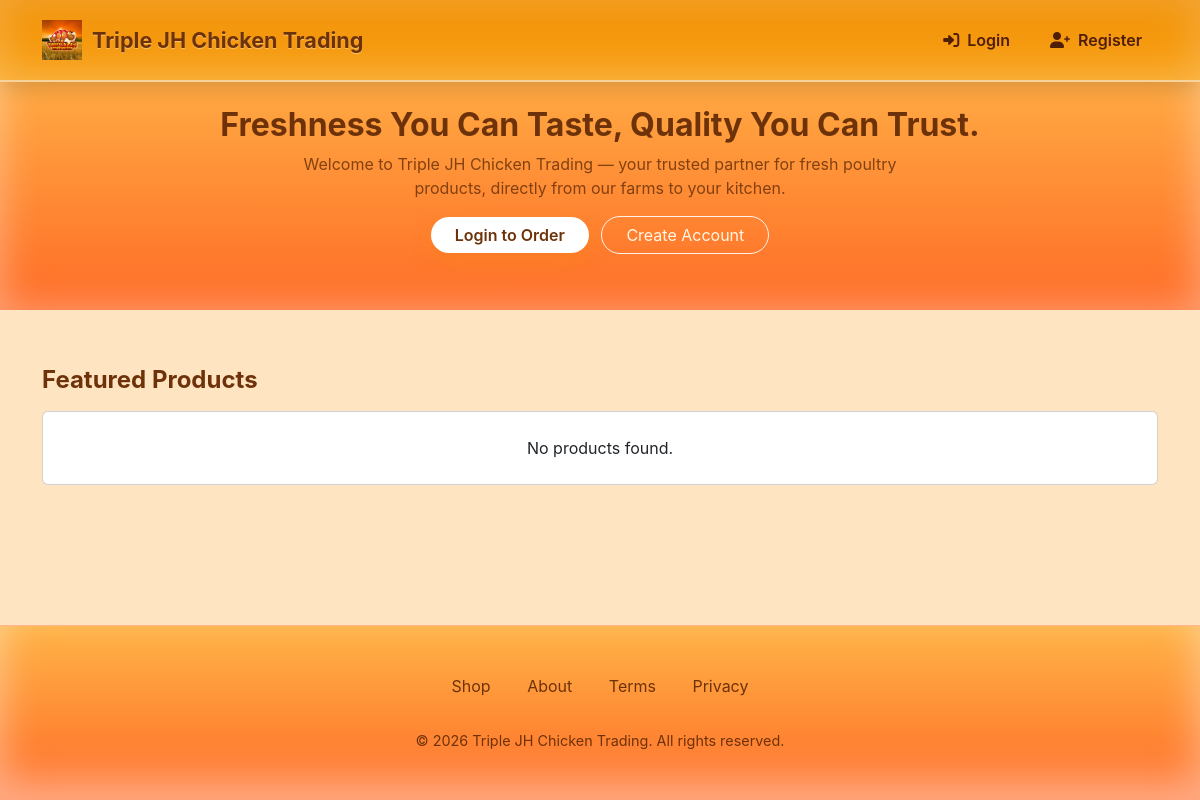
Before: / with the older database file.
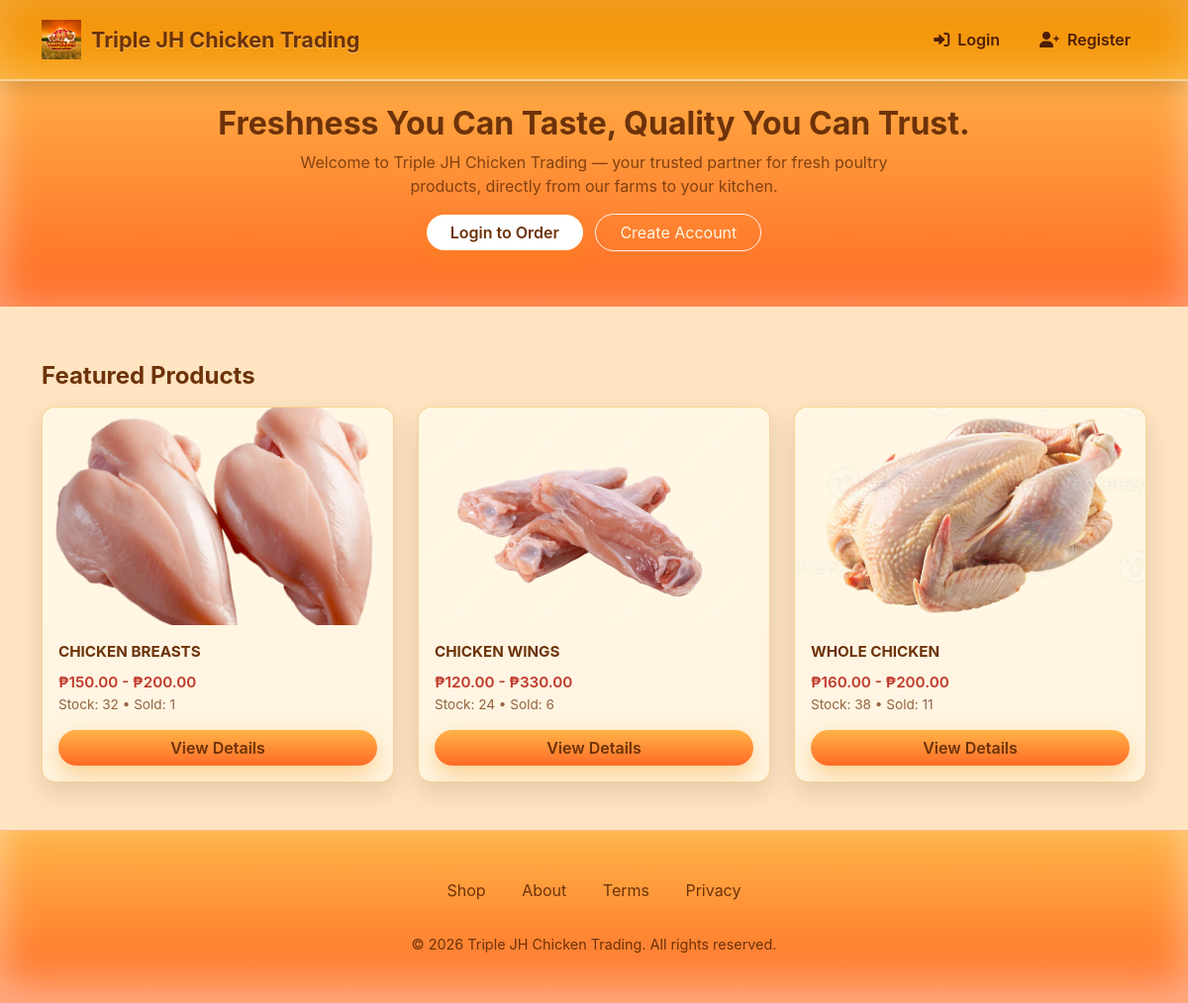
After: the same page with the newer database file.
### tables this page shows
CREATE TABLE `parent_products` (
  `id` int(11) NOT NULL,
  `name` varchar(200) NOT NULL,
  `description` text DEFAULT NULL,
  `image` varchar(500) DEFAULT NULL,
  `created_at` timestamp NOT NULL DEFAULT current_timestamp(),
  `updated_at` timestamp NOT NULL DEFAULT current_timestamp() ON UPDATE current_timestamp()
);

### index.php (the view, shortened to what this page needs)
<?php
require_once('config.php');
$items_per_page = 12;
$current_page = max(1, (int) ($_GET['page'] ?? 1));
$offset = ($current_page - 1) * $items_per_page;
try {
  $stmt = $db->query("\n    SELECT \n      pp.id,\n      pp.name,\n      pp.description,\n      pp.image,\n      MIN(p.price) as min_price,\n      MAX(p.price) as max_price,\n      SUM(p.stock) as total_stock,\n      (\n        SELECT COALESCE(SUM(pdi.quantity), 0)\n        FROM products child\n        JOIN pending_delivery_items pdi ON pdi.product_id = child.id\n        JOIN pending_delivery pd ON pdi.pending_delivery_id = pd.id\n        WHERE child.parent_id = pp.id\n        AND child.is_active = 1\n        AND pd.status IN ('to be delivered', 'out for delivery', 'assigned', 'picked_up')\n      ) + (\n        SELECT COALESCE(SUM(hdi.quantity), 0)\n        FROM products child\n        JOIN history_of_delivery_items hdi ON hdi.product_id = child.id\n        JOIN history_of_delivery hod ON hdi.history_id = hod.id\n        WHERE child.parent_id = pp.id\n        AND child.is_active = 1\n        AND hod.id IN (\n          SELECT MIN(id) FROM history_of_delivery\n          GROUP BY to_be_delivered_id\n        )\n      ) as total_sold\n    FROM parent_products pp\n    INNER JOIN products p ON pp.id = p.parent_id AND p.is_active = 1\n    GROUP BY pp.id, pp.name, pp.description, pp.image\n    HAVING COUNT(p.id) > 0\n    ORDER BY pp.id DESC\n    LIMIT $items_per_page OFFSET $offset\n  ");
  $products = $stmt->fetchAll(PDO::FETCH_ASSOC);
} catch (PDOException $e) {
  $products = [];
  $total_products = 0;
  $total_pages = 0;
  $dbError = $e->getMessage();
}
?>
<!DOCTYPE html>
<html lang="en">
<head>
  <link href="https://cdn.jsdelivr.net/npm/bootstrap@5.3.2/dist/css/bootstrap.min.css" rel="stylesheet">
  <link rel="stylesheet" href="https://cdnjs.cloudflare.com/ajax/libs/font-awesome/6.0.0/css/all.min.css">
  <link rel="stylesheet" href="css/footer_header.css">
</head>
<body>
  <nav class="navbar navbar-expand-lg navbar-dark fixed-top">
    <div class="container">
      <a class="navbar-brand d-flex align-items-center" href="dashboard.php">
        <img src="img/logo.jpg" alt="Triple JH Chicken Trading" style="height: 40px; width: auto; margin-right: 10px;">
        <span class="d-none d-md-inline">Triple JH Chicken Trading</span>
      </a>
      <div class="collapse navbar-collapse" id="navbarNav">
        <ul class="navbar-nav ms-auto align-items-center">
          <li class="nav-item">
            <a class="nav-link" href="useraccounts/login.php">
              <i class="fa-solid fa-right-to-bracket"></i> Login
            </a>
          </li>
          <li class="nav-item">
            <a class="nav-link" href="useraccounts/registration.php">
              <i class="fa-solid fa-user-plus"></i> Register
            </a>
          </li>
        </ul>
      </div>
    </div>
  </nav>
  <section class="hero-section">
    <div class="container">
      <h1>Freshness You Can Taste, Quality You Can Trust.</h1>
      <p>Welcome to Triple JH Chicken Trading — your trusted partner for fresh poultry products, directly from our farms
        to your kitchen.</p>
      <a href="useraccounts/login.php" class="btn btn-white mt-3 me-2 px-4">Login to Order</a>
      <a href="useraccounts/registration.php" class="btn btn-outline-light mt-3 px-4">Create Account</a>
    </div>
  </section>
  <main class="container">
    <div class="d-flex justify-content-between align-items-center flex-wrap mt-4 mb-3">
      <h4 class="fw-bold mb-0">Featured Products</h4>
    </div>
    <div id="productGrid">
      <?php if (count($products) === 0): ?>
        <div class="text-center col-12">
          <div class="card p-4">No products found.</div>
        </div>
      <?php endif; ?>
      <?php foreach ($products as $prod):
        $imgUrl = !empty($prod['image']) ? $prod['image'] : 'img/no-image.png';
        $totalStock = (int) ($prod['total_stock'] ?? 0);
        $totalSold = (int) ($prod['total_sold'] ?? 0);
        $minPrice = (float) ($prod['min_price'] ?? 0);
        $maxPrice = (float) ($prod['max_price'] ?? 0);
        $hasVariants = $minPrice !== $maxPrice;
        ?>
        <div class="product-card">
          <img src="<?= htmlspecialchars($imgUrl) ?>" alt="<?= htmlspecialchars($prod['name']) ?>" class="product-image">
          <div class="card-body">
            <div>
              <div class="product-title"><?= htmlspecialchars($prod['name']) ?></div>
              <div class="product-price">
                <?php if ($hasVariants): ?>
                  ₱<?= number_format($minPrice, 2) ?> - ₱<?= number_format($maxPrice, 2) ?>
                <?php else: ?>
                  ₱<?= number_format($minPrice, 2) ?>
                <?php endif; ?>
              </div>
              <div class="product-stock">
                <?php if ($totalStock > 0): ?>
                  Stock: <?= $totalStock ?> &bull; Sold: <?= $totalSold ?>
                <?php else: ?>
                  <span class="text-danger">Out of Stock</span>
                <?php endif; ?>
              </div>
            </div>
            <a href="useraccounts/login.php" class="btn btn-dark mt-3 w-100">View Details</a>
          </div>
        </div>
      <?php endforeach; ?>
    </div>
  </main>
  <footer>
    <div class="container text-center">
      <div class="footer-links">
        <a href="dashboard.php">Shop</a>
        <a href="about.php">About</a>
        <a href="about.php">Terms</a>
        <a href="about.php">Privacy</a>
      </div>
      <p class="copyright">&copy; <?= date('Y') ?> Triple JH Chicken Trading. All rights reserved.</p>
    </div>
  </footer>
</body>
</html>

### css/footer_header.css (style rules this page uses)
:root { --sunset-gradient-start: #ffb347; --sunset-gradient-end: #ff6b26; --rich-amber: #f18f01; --buttered-sand: #ffe4c1; --deep-chestnut: #7a3a12; --spark-gold: #f9a219; --cream-panel: #fff5e2; --accent-light: #fff7e3; --accent-lighter: #ffe9cf; --accent-dark: #6d3209; --navbar-text: #4e1e06; --footer-shadow: rgba(255, 255, 255, 0.45); }
.navbar { background: linear-gradient(180deg, var(--rich-amber), var(--spark-gold)); padding: 0.75rem 0; box-shadow: inset 0 0 40px rgba(255, 255, 255, 0.25), 0 6px 20px rgba(0, 0, 0, 0.15); border-bottom: 2px solid rgba(255, 255, 255, 0.6); }
.navbar-brand { font-weight: 700; font-size: 1.35rem; color: var(--accent-dark) !important; padding: 0.5rem 0; margin-right: 1.5rem; text-shadow: 0 1px 1px rgba(255, 255, 255, 0.4); }
.navbar-nav { gap: 0.5rem; }
.nav-link { color: var(--navbar-text) !important; font-weight: 600; padding: 0.5rem 1rem !important; border-radius: 5px; transition: all 0.3s ease; }
.nav-link i { margin-right: 0.25rem; }
footer { background: linear-gradient(180deg, var(--sunset-gradient-start), var(--sunset-gradient-end)); color: var(--accent-light); padding: 3rem 0 2rem; border-top: 1px solid rgba(255, 255, 255, 0.5); box-shadow: inset 0 -20px 40px var(--footer-shadow); }
.footer-links { margin-bottom: 1.5rem; }
.footer-links a { text-decoration: none; margin: 0 1rem; transition: color 0.3s; }
.footer-links a { color: var(--accent-dark); transition: all 0.3s ease; position: relative; padding-bottom: 2px; }
.footer-links a::after { content: ''; position: absolute; width: 0; height: 2px; bottom: 0; left: 0; background-color: var(--deep-chestnut); transition: width 0.3s ease; }
.copyright { color: var(--accent-dark); font-size: 0.9rem; margin-top: 2rem; }

### index.php (style rules this page uses)
:root { --sunset-gradient-start: #ffb347; --sunset-gradient-end: #ff6b26; --rich-amber: #f18f01; --buttered-sand: #ffe4c1; --deep-chestnut: #7a3a12; --spark-gold: #f9a219; --cream-panel: #fff5e2; --accent-light: #fff7e3; --accent-dark: #6d3209; }
html, body { height: 100%; margin: 0; font-family: "Inter", "Segoe UI", sans-serif; background: var(--buttered-sand); color: var(--accent-dark); display: flex; flex-direction: column; }
body { padding-top: 50px; min-height: 100vh; display: flex; flex-direction: column; }
main { flex: 1; padding-bottom: 80px; }
.hero-section { background: linear-gradient(180deg, var(--sunset-gradient-start), var(--sunset-gradient-end)); color: var(--accent-dark); padding: 3.5rem 1rem; text-align: center; box-shadow: inset 0 0 40px rgba(255, 255, 255, 0.4); }
.hero-section h1 { font-weight: 700; font-size: 2rem; }
.hero-section p { max-width: 640px; color: rgba(109, 50, 9, 0.85); margin: 0 auto; }
.btn-white { background: #fff; color: var(--accent-dark); font-weight: 600; border: none; border-radius: 999px; box-shadow: 0 8px 20px rgba(241, 143, 1, 0.25); }
.btn-outline-light { border-color: rgba(255, 255, 255, 0.9); color: var(--accent-light); border-radius: 999px; }
main.container { flex-grow: 1; padding-top: 2rem; padding-bottom: 3rem; }
#productGrid { display: grid; grid-template-columns: repeat(auto-fit, minmax(250px, 1fr)); gap: 1.5rem; }
.product-card { border-radius: 14px; overflow: hidden; border: 1px solid rgba(241, 143, 1, 0.35); background: var(--cream-panel); transition: transform 0.15s ease, box-shadow 0.15s ease; display: flex; flex-direction: column; height: 100%; box-shadow: 0 10px 26px rgba(0, 0, 0, 0.12); position: relative; }
.product-image { object-fit: cover; width: 100%; height: 220px; background: #fff7e3; }
.card-body { padding: 1rem; text-align: left; flex-grow: 1; display: flex; flex-direction: column; justify-content: space-between; }
.product-title { font-size: 0.95rem; font-weight: 700; text-transform: uppercase; }
.product-price { font-size: 0.95rem; color: #c0392b; margin-top: 0.5rem; font-weight: 600; }
.product-stock { font-size: 0.85rem; color: rgba(109, 50, 9, 0.75); }
.product-card .btn-dark { background: linear-gradient(180deg, var(--sunset-gradient-start), var(--sunset-gradient-end)); border: none; border-radius: 999px; font-weight: 600; color: var(--accent-dark); box-shadow: 0 10px 24px rgba(241, 143, 1, 0.35); }

Changed rows visible on the page:
added parent_products: image (picture), name "CHICKEN BREASTS", minPrice "150.00", maxPrice "200.00", totalStock "32", totalSold "1"
added parent_products: image (picture), name "CHICKEN WINGS", minPrice "120.00", maxPrice "330.00", totalStock "24", totalSold "6"
added parent_products: image (picture), name "WHOLE CHICKEN", minPrice "160.00", maxPrice "200.00", totalStock "38", totalSold "11"
Other visible differences:
text no longer shown: "No products found."
